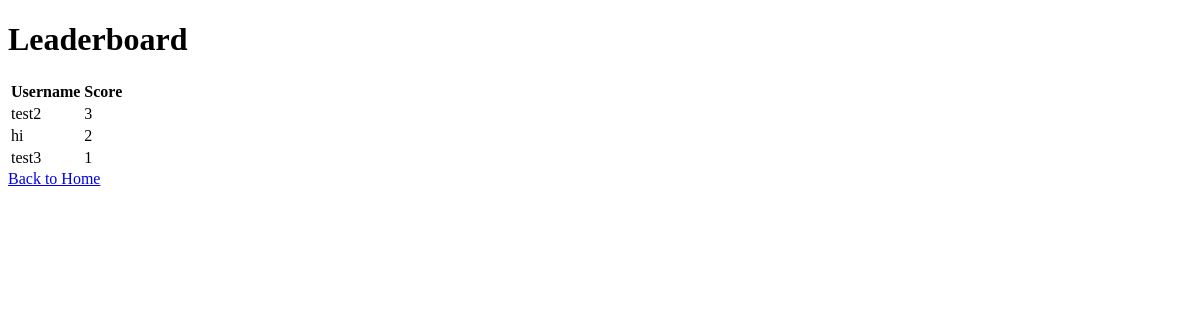
The page /leaderboard on the database as committed earlier.
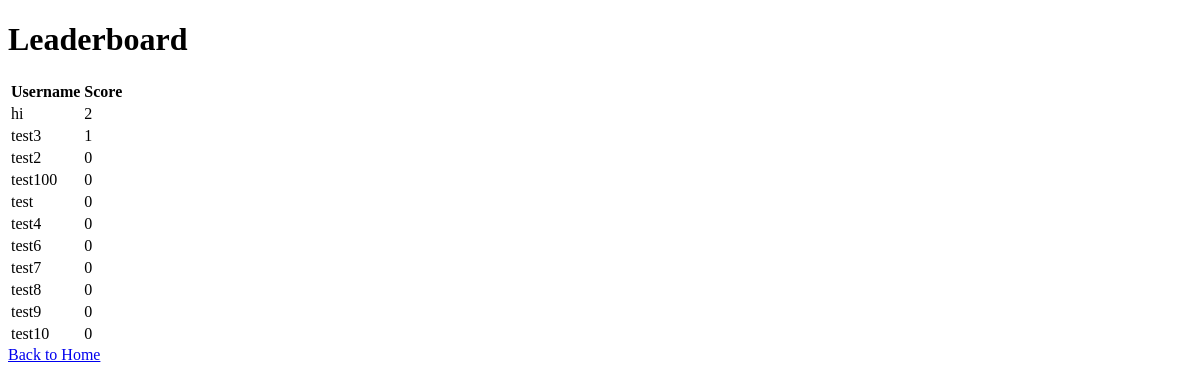
The same page on the database as committed later.
### tables this page shows
CREATE TABLE UserScore (
            id INTEGER PRIMARY KEY AUTOINCREMENT,
            username TEXT NOT NULL UNIQUE,
            score INTEGER NOT NULL,
            num_questions INTEGER NOT NULL,
            level TEXT NOT NULL,
            predicted_level INTEGER NOT NULL
        );

### app.py (the view)
@app.route('/leaderboard')
def leaderboard():
    conn = sqlite3.connect('quiz.db')
    cursor = conn.cursor()
    cursor.execute('SELECT username, score, level, predicted_level FROM UserScore ORDER BY score DESC')
    scores = cursor.fetchall()
    conn.close()
    return render_template('leaderboard.html', scores=scores)

### app.py (called while the page is built)
@app.after_request
def add_header(response):
    response.headers['Cache-Control'] = 'no-cache, no-store, must-revalidate'
    response.headers['Pragma'] = 'no-cache'
    response.headers['Expires'] = '0'
    return response

### templates/leaderboard.html (shortened to what this page needs)
<!DOCTYPE html>
<html lang="en">
<head>
</head>
<body>
    <h1>Leaderboard</h1>
    <table>
        <thead>
            <tr>
                <th>Username</th>
                <th>Score</th>
            </tr>
        </thead>
        <tbody>
            {% for score in scores %}
                <tr>
                    <td>{{ score[0] }}</td>
                    <td>{{ score[1] }}</td>
                </tr>
            {% endfor %}
        </tbody>
    </table>
    <a href="/">Back to Home</a>
</body>
</html>

Rows that differ between the two databases and show on the page:
changed UserScore "test2": score "3" → "0"; moves down the list
added UserScore: username "test100", score "0"
added UserScore: username "test", score "0"
added UserScore: username "test4", score "0"
added UserScore: username "test6", score "0"
added UserScore: username "test7", score "0"
added UserScore: username "test8", score "0"
added UserScore: username "test9", score "0"
added UserScore: username "test10", score "0"
